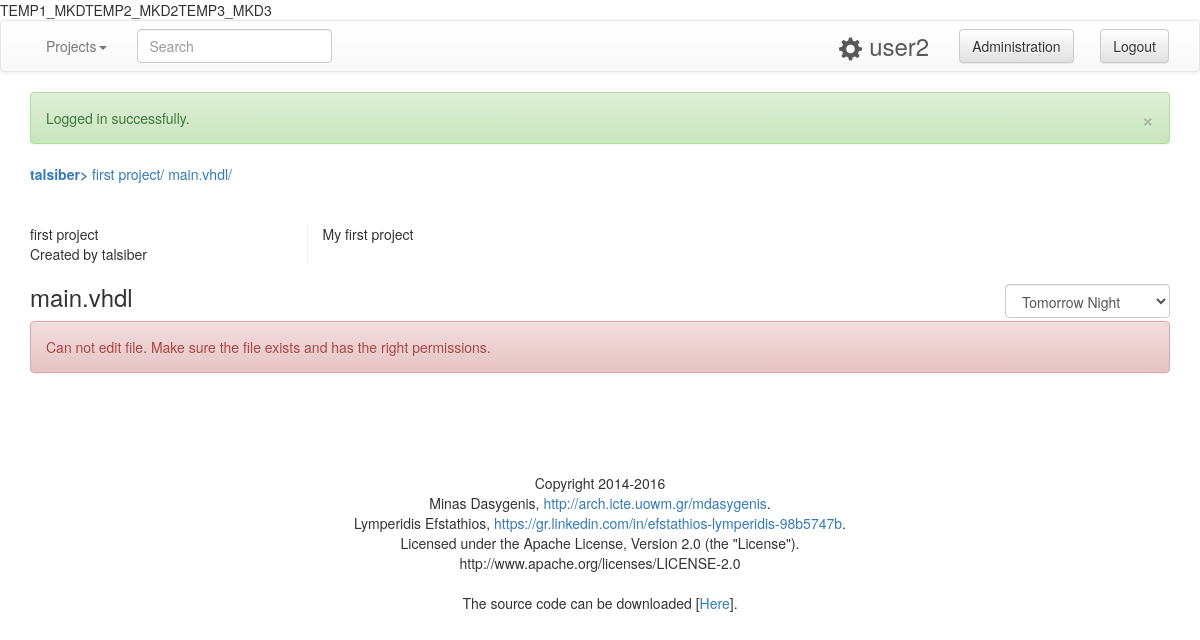
The app's page /project/talsiber/first-project/file/main.vhdl (signed in) with its own data.
### tables this page shows
CREATE TABLE `users` (
  `id` int(11) NOT NULL,
  `username` varchar(25) NOT NULL,
  `password` varchar(32) NOT NULL,
  `type` int(1) NOT NULL DEFAULT '0',
  `email` varchar(50) NOT NULL,
  `telephone` bigint(10) DEFAULT NULL,
  `activated` tinyint(1) NOT NULL DEFAULT '0',
  `activ_code` int(6) NOT NULL,
  `theme` tinyint(1) NOT NULL DEFAULT '0',
  `available_space` int(6) NOT NULL DEFAULT '20'
);

CREATE TABLE `projects` (
  `id` int(11) NOT NULL,
  `name` varchar(50) NOT NULL,
  `description` text NOT NULL,
  `short_code` varchar(50) NOT NULL,
  `public` tinyint(1) NOT NULL DEFAULT '1'
);

### index.php (called while the page is built, shortened)
<?php
include('loader.php');
$allowed_action=false;
if( isset($_GET['action']) ){
	if($_GET['action']=="project-file"){
		$allowed_action=true;
	}
}
if( (isset($_SESSION['vhdl_user']['loged_in']) && $_SESSION['vhdl_user']['loged_in']==1) || $allowed_action==true ){
	if( isset($_GET['action']) ){
		$included_file = $_GET['action'].'.php';
	}else{
		if($_SESSION['vhdl_user']['id'] == '0'){
			$included_file='loggedin_sid.php';
		}else{
			$included_file='loggedin.php';
		}
	}
}else{
	$included_file='loggedout.php';
}
include('theme/header.php');
include('pages/'.$included_file);
include('theme/footer.php');
if(isset($_GET)){
	var_dump($_GET);
}
if(isset($_POST)){
	var_dump($_POST);
}
if(isset($_SESSION)){
	var_dump($_SESSION);
}
?>

### classes/Database.php (called while the page is built, shortened)
<?php
class Database {
	public $conn;
	public function __construct(){
		$db_host="localhost";
		$db_username="root";
		$db_password="";
		$db_name="vhdl_compiler";
		try{
			$this->conn = new PDO("mysql:host=$db_host;dbname=$db_name;charset=utf8",$db_username,$db_password);
		}
			catch(PDOException $pe){
			die('Connection error:' . $pe->getmessage());
		}
	}
	public function get_user_theme($id) {
		$query = "SELECT * FROM users WHERE id = '".$id."'";
		$statement = $this->conn->prepare($query);
		$statement->execute();
		$result = $statement->fetch();
		return $result['theme'];
	}
	public function get_user_information($user, $search_type) {
		$query = "SELECT * FROM users WHERE  ".$search_type."= '".$user."'";
		$statement = $this->conn->prepare($query);
		$statement->execute();
		return $statement->fetch();
	}
	public function get_project_shortcode($project_code, $user_id) {
		$query = "SELECT projects.* FROM projects JOIN projects_editors ON projects_editors.project_id = projects.id WHERE projects_editors.user_id='".$user_id."' AND projects.short_code = '".$project_code."'";
		$statement = $this->conn->prepare($query);
		$statement->execute();
		return $statement->fetch();
	}
}
?>

### pages/project-file.php (the view, shortened to what this page needs)
<?php
	$search_user = $db->get_user_information($_GET['user'],"username");
	$project = $db->get_project_shortcode($_GET['project'], $search_user['id']);
	$editors = $db->get_project_editors($project['id']);
	$is_editor = $user->validate_edit_rights($editors);
	$path = $BASE_DIR.$search_user['username']."/".$_GET['project']."/".$_GET['file'];
	$file = $db->get_file_byname($_GET['file'],$project['id']);
	$ace_themes = array("Chrome","Clouds","Clouds Midnight","Cobalt","Crimson Editor","Dawn","Eclipse","Idle Fingers",
				"Kr Theme","Merbivore","Merbivore Soft","Mono Industrial","Monokai","Pastel On Dark","Solarized Dark",
				"Solarized Light","TextMate","Tomorrow","Tomorrow Night","Tomorrow Night Blue","Tomorrow Night Bright",
				"Tomorrow Night Eighties","Twilight","Vibrant Ink");
	if(isset($_SESSION['vhdl_user']) && $_SESSION['vhdl_user']['id']>0){
		$user_theme_id = $db->get_user_theme($_SESSION['vhdl_user']['id']);
	}else{
		$user_theme_id = 0;
	}
	$user_theme = strtolower(str_replace(' ', '_',$ace_themes[$user_theme_id]));
	if( $project['public']==1 || $is_editor){
		$file_name = $_GET['file'];
		echo "<b><a href='".$BASE_URL."/project/".$search_user['username']."'>".$search_user['username']."> </a></b>";
		echo "<a href='".$BASE_URL."/project/".$search_user['username']."/".$project['short_code']."'>".$project['name']."/ </a>";
		echo "<a href='".$BASE_URL."/project/".$search_user['username']."/".$project['short_code']."/file/".$file_name."'>".$file_name."/ </a>";
?>
<br/><br/><br/>
<div class="row">
	<div class="col-sm-3 divider-vertical-right">
		<?php echo $project['name']."<br/> Created by ".$search_user['username']; ?>
	</div>
	<div class="col-sm-9">
		<?php echo $project['description']; ?>
	</div>
</div>
<div class="row">
	<div class="col-sm-12">
		<div class="row">
			<div class="col-sm-10">
				<h3><?php echo $file_name; ?></h3>
			</div>
			<?php if( isset($user) ){ ?>
			<div class="col-sm-2">
				<div class="space-top-20">
					<select id="ace_theme" class="form-control">
						<?php
							foreach ($ace_themes as $key => $theme) {
								$selected = ($key==$user_theme_id)?"selected":"";
								echo "<option value='".$key."' ".$selected.">".$theme."</option>";
							}
						?>
					</select>
				</div>
			</div>
			<?php } ?>
		</div>
		<?php if (file_exists($path)  && is_writable($path)){ ?>
			<div id='edit_status'></div>
			<div id="editor">
				<?php echo $gen->open_and_read_file($path); ?>
			</div>
			<script src="<?php echo $BASE_URL; ?>/src/ace.js" type="text/javascript" charset="utf-8"></script>
			<script>
				var editor = ace.edit("editor");
			</script>
			<?php if( isset($user) ){ ?>
				<?php if( $user->validate_edit_rights($editors) ){ ?>
					<div id="editor_buttons">
						<br/>
						<script type='text/javascript' charset='utf-8' src='<?php echo $BASE_URL; ?>/theme/js/ace-editor.js'></script>
						<input type='hidden' value='<?php echo $path; ?>' id='path' />
						<input type='hidden' value='<?php echo $file['id']; ?>' id='file_id' />
						<input type='hidden' value='<?php echo $project['id']; ?>' id='project_id' />
						<input type='button' id='ace_save_button' name='save' value='Save Changes' class='btn btn-lg btn-info center-block'>
					</div>
					<script>
						editor.setTheme("ace/theme/<?php echo $user_theme; ?>");
						editor.getSession().setMode("ace/mode/vhdl");
						editor.setOption("showPrintMargin", false);
					</script>
				<?php }else{ ?>
					<script>
						editor.setOptions({
							readOnly: true,
							highlightActiveLine: false,
							highlightGutterLine: false
						});
						editor.renderer.$cursorLayer.element.style.opacity=0;
						editor.textInput.getElement().disabled=true;
						editor.commands.commmandKeyBinding={};
						editor.setOption("showPrintMargin", false);
					</script>
				<?php } ?>
			<?php } ?>
		<?php }else{ ?>
			<div class="alert alert-danger">
				Can not edit file. Make sure the file exists and has the right permissions.
			</div>
		<?php } ?>
		<br />
	</div>
</div>
<?php
	}else{
		header('location:'.$BASE_URL);
	}
?>

### theme/css/style.css (style rules this page uses)
.divider-vertical-right { border: 0; border-right: 1px solid #eee; }
.space-top-20 { margin-top: 20px; }

### records on screen
users: username "talsiber"
projects: name "first project", description "My first project"

### other values on screen
$_SESSION['vhdl_user']['username'] "user2"
$this->messages[$msg_id][0] "Logged in successfully."
$file_name "main.vhdl"
form field value "Tomorrow Night"
